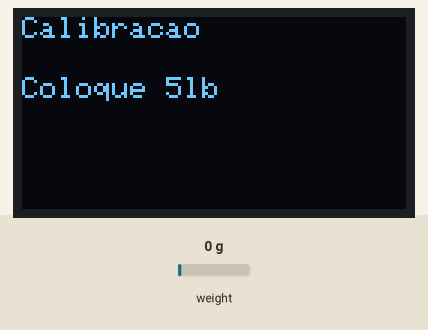
This sketch was run on a simulated Arduino Uno, built with avr-gcc and run on an emulated ATmega328P. Shown: 128×64 one-colour display. The test bench sets the inputs (shaded band); at power-on: weight on the scale 0 g. What the sketch prints to the serial monitor is not drawn.

Above: at 6.2 s.
At 29.2 s:
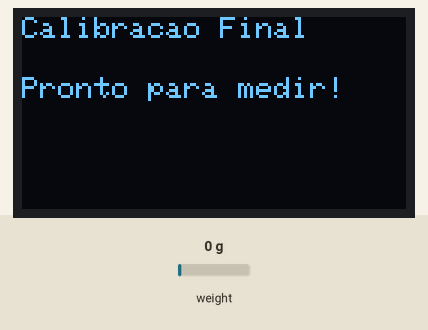
29.3 s: weight on the scale set to 100 g
At 31.9 s:
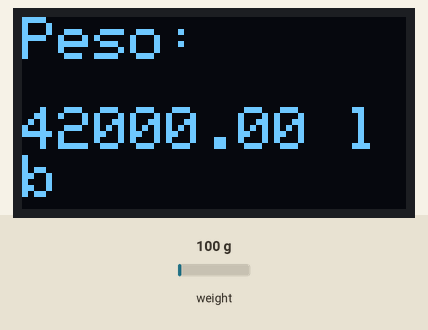
39.3 s: weight on the scale set to 1250 g
At 40.4 s:
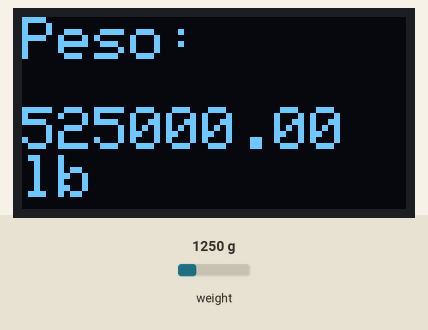
49.3 s: weight on the scale set to 2500 g
At 51.1 s:
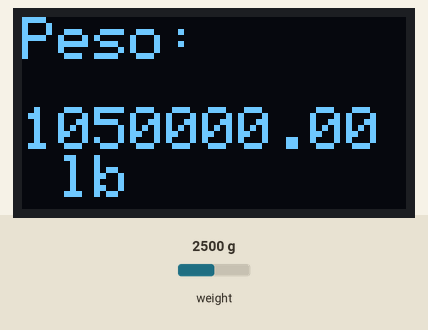
Timing chart, 0 to 52.6 s (numbered marks = the images above; inputs shaded):
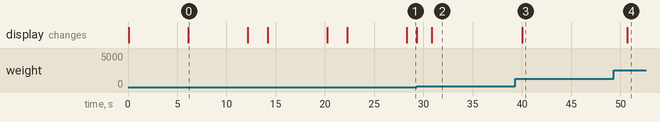

Measured:
- after the input at 29.3 s, the display: first differs from a run without the input after 1.5 s (image 2)
- after the input at 39.3 s, the display: changes after 0.71 s (image 3)
- after the input at 49.3 s, the display: changes after 1.4 s (image 4)
- what the display in image 0 shows lasts 6.1 s, from 6.1 s to 12.2 s

The sketch:

test_hx711.ino
```cpp
#include <HX711.h>
#include <Adafruit_GFX.h>
#include <Adafruit_SSD1306.h>

// Configuração de pinos
#define DT_PIN 7
#define SCK_PIN 6
#define OLED_RESET -1

// Objetos
HX711 scale;
Adafruit_SSD1306 display(128, 64, &Wire, OLED_RESET);

// Variáveis para calibração
float calibrationFactor = 1.0; // Fator inicial arbitrário
long offset = 0;               // Offset inicial
const float knownWeight = 5.0; // Peso conhecido em libras (5lb)

// Controle de estado da calibração
enum CalibrationStep {
  SET_OFFSET,
  CALIBRATE_SCALE,
  FINISHED
};
CalibrationStep currentStep = SET_OFFSET;

int calibrationRound = 0; // Contador de rodadas de calibração
float calibrationResults[3]; // Resultados intermediários do fator de calibração
float finalCalibrationFactor = 0;

void setup() {
  Serial.begin(115200);
  Serial.println("Iniciando Calibracao Automatica do HX711...");

  scale.begin(DT_PIN, SCK_PIN);

  display.begin(SSD1306_SWITCHCAPVCC, 0x3C);
  display.clearDisplay();
  display.setTextSize(1);
  display.setTextColor(WHITE);
  display.display();

  Serial.println("Conecte o HX711 e aguarde...");
}

void loop() {
  if (!scale.is_ready()) {
    Serial.println("HX711 nao esta pronto. Verifique conexoes.");
    delay(1000);
    return;
  }

  switch (currentStep) {
    case SET_OFFSET:
      calibrateOffset();
      break;

    case CALIBRATE_SCALE:
      calibrateScale();
      break;

    case FINISHED:
      displayLoad();
      break;
  }
}

void calibrateOffset() {
  Serial.println("Calibrando Offset... Remova todos os pesos da celula de carga.");
  displayMessage("Calibrando Offset", "Remova os pesos!");
  delay(5000); // Tempo para o usuário remover pesos

  scale.tare(); // Define o offset automaticamente
  offset = scale.get_offset();
  Serial.print("Offset calculado: ");
  Serial.println(offset);

  currentStep = CALIBRATE_SCALE;
}

void calibrateScale() {
  Serial.print("Rodada de Calibracao ");
  Serial.println(calibrationRound + 1);
  displayMessage("Calibracao", "Coloque 5lb");

  delay(5000); // Tempo para o usuário colocar o peso

  float reading = scale.get_units(10); // Lê a média de 10 leituras
  float factor = reading / knownWeight; // Ajusta o fator de escala
  calibrationResults[calibrationRound] = factor;

  Serial.print("Peso lido: ");
  Serial.println(reading, 2);
  Serial.print("Fator de Calibracao calculado: ");
  Serial.println(factor, 6);

  calibrationRound++;

  if (calibrationRound < 3) {
    Serial.println("Repita o processo de calibracao.");
    displayMessage("Repita o Processo", "Calibracao 5lb");
    delay(2000);
  } else {
    // Calcula a média dos fatores de calibração
    finalCalibrationFactor = (calibrationResults[0] + calibrationResults[1] + calibrationResults[2]) / 3.0;
    scale.set_scale(finalCalibrationFactor);

    Serial.println("Calibracao concluida!");
    Serial.print("Offset final: ");
    Serial.println(offset);
    Serial.print("Fator de Calibracao final (media): ");
    Serial.println(finalCalibrationFactor, 6);

    displayMessage("Calibracao Final", "Pronto para medir!");
    currentStep = FINISHED;
  }
}

void displayLoad() {
  float weight = scale.get_units(10); // Lê a média de 10 leituras

  // Atualiza o display OLED com a carga atual
  display.clearDisplay();
  display.setTextSize(2);
  display.setCursor(0, 0);
  display.print("Peso:");
  display.setCursor(0, 30);
  display.print(weight, 2);
  display.print(" lb");

  display.display();

  // Exibe na serial também
  Serial.print("Peso atual: ");
  Serial.println(weight, 2);

  delay(500); // Atualiza o display a cada 500ms
}

void displayMessage(String line1, String line2) {
  display.clearDisplay();
  display.setTextSize(1);
  display.setCursor(0, 0);
  display.println(line1);
  display.setCursor(0, 20);
  display.println(line2);
  display.display();
}
```
